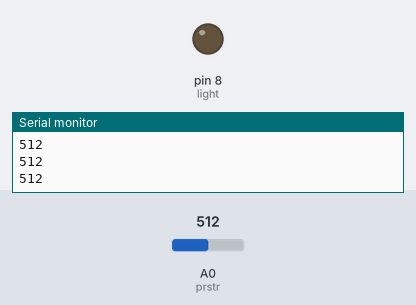
A sketch run on a simulated Arduino Uno, built with avr-gcc and run on an emulated ATmega328P. Parts: output pins drawn as LEDs (lit = HIGH), the last lines printed to the serial monitor. The inputs (shaded band) are chosen by the test bench; at power-on: A0 (prstr) = 512.

Above: at 1.2 s.
1.3 s: A0 (prstr) set to 29
2.8 s: A0 (prstr) set to 23
At 3.6 s:
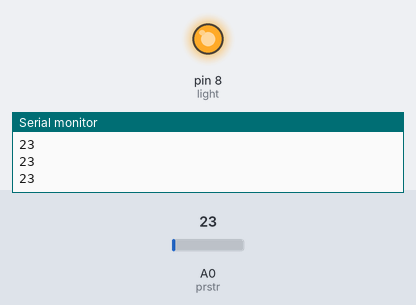
4.3 s: A0 (prstr) set to 122
At 4.7 s:
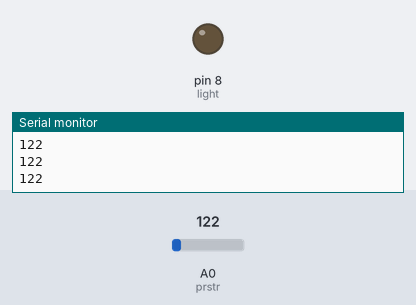
5.8 s: A0 (prstr) set to 15
At 7.1 s:
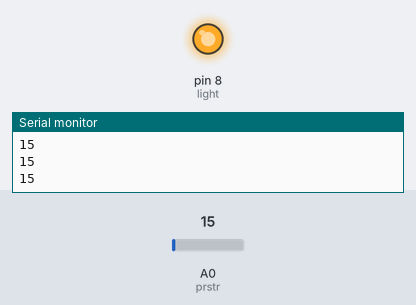
Timing chart, 0 to 8.3 s (numbered marks = the images above; inputs shaded):
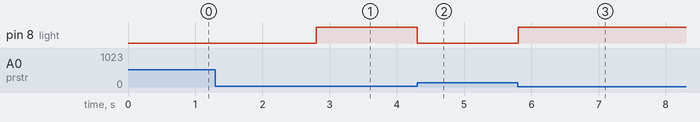

Measured:
- the behaviour switches between 26 and 25 on A0 (prstr) (found by bisection; images 0 and 1)
- after the input at 2.8 s, pin 8 (light): LOW → HIGH at once
- after the input at 4.3 s, pin 8 (light): HIGH → LOW at once
- after the input at 5.8 s, pin 8 (light): LOW → HIGH at once

The sketch:

lightautocontrol.ino
```cpp
int prstr = A0;
int light=8;

int value;
void setup(){

 pinMode(light, OUTPUT);
 pinMode(prstr, INPUT);
 Serial.begin(9600);
}
void loop(){
   value = analogRead(prstr);

  if (value > 25){
    digitalWrite(light, LOW);
  }
  else{
    digitalWrite(light, HIGH);
  }

  Serial.println(value);
}
```
